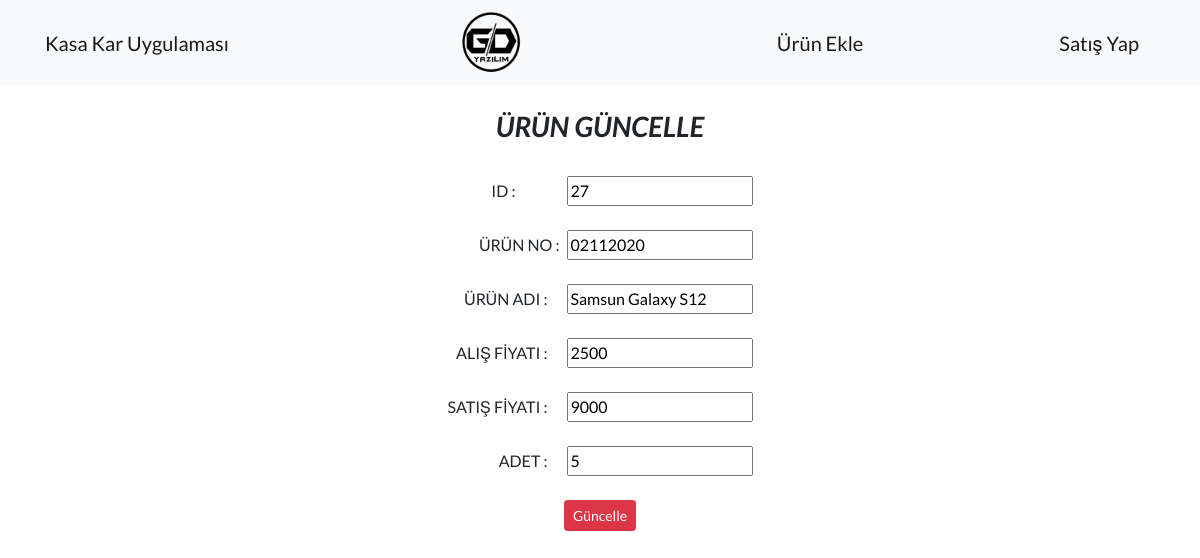
The page /guncelle.php?id=27 on the database its author committed.
### tables this page shows
CREATE TABLE `urunler` (
  `id` int(11) NOT NULL,
  `urun_no` varchar(50) NOT NULL,
  `urun_adi` varchar(50) NOT NULL,
  `alinan_fiyat` varchar(50) NOT NULL,
  `satilan_fiyat` varchar(50) NOT NULL,
  `adet` int(11) NOT NULL
);

### guncelle.php (the view, shortened to what this page needs)
<?php include 'baglan.php';
             $urunid= $_GET["id"];
             $sorgu=$db ->prepare("SELECT * FROM urunler Where id=:urunid");
             $sorgu->execute(array(":urunid" => $urunid));
             $row = $sorgu -> fetch(PDO::FETCH_ASSOC);
?>
<!DOCTYPE html>
<html lang="tr">
<head>
  <link href="vendor/bootstrap/css/bootstrap.min.css" rel="stylesheet">
  <link href="vendor/fontawesome-free/css/all.min.css" rel="stylesheet">
  <link href="vendor/simple-line-icons/css/simple-line-icons.css" rel="stylesheet" type="text/css">
  <link href="css/landing-page.min.css" rel="stylesheet">
</head>
<body>
  <nav class="navbar navbar-light bg-light static-top">
    <div class="container">
      <a class="navbar-brand" href="index.php">Kasa Kar Uygulaması</a>
       <div class="ml-1 mr-5"><img src="img/logo.png" height="70px" width="120px"></div>
      <a class="navbar-brand" href="urunekle.php">Ürün Ekle</a>
      <a class="navbar-brand" href="satislar.php">Satış Yap</a>
    </div>
  </nav>
<div class="d-flex bd-highlight mb-3 mt-4">
  <div class="mr-auto pl-5"></div>
  <div class="">
    <center><h3><i>ÜRÜN GÜNCELLE</i></h3></center> <br>
<form action="update.php" method="post" style="text-align: right;">
  ID : <input type="text" class="ml-5" value="<?php  echo $row['id']; ?>" name="id"></font><br><br>
  ÜRÜN NO : <input type="text" class="ml-1" value="<?php  echo $row['urun_no']; ?>" name="u_no"><br><br>
  ÜRÜN ADI : <input type="text" class="ml-3" value="<?php  echo $row['urun_adi']; ?>" name="uadi" ><br><br>
  ALIŞ FİYATI : <input type="number" class="ml-3" value="<?php  echo $row['alinan_fiyat']; ?>" name="alisfiyat"><br><br>
  SATIŞ FİYATI : <input type="number" class="ml-3" value="<?php  echo $row['satilan_fiyat']; ?>" name="satisfiyat"><br><br>
  ADET : <input type="text" class="ml-3" value="<?php  echo $row['adet']; ?>" name="adet"><br><br>
 <center> <input type="submit" class="btn btn-danger btn-sm" value="Güncelle" name="guncel"></center>
</form>
</div>
<div class="mr-auto pr-5"></div>
</div>
</body>
</html>

### rows shown on the page
urunler: id "27", u_no "02112020", uadi "Samsun Galaxy S12", alisfiyat "2500", satisfiyat "9000", adet "5"
